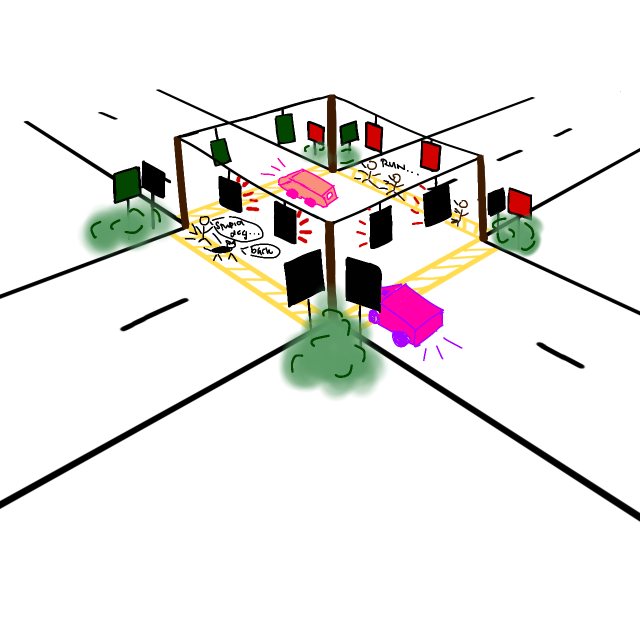
#> input picture state1.png, 1280 x 1280 px (shown at 1/2 size)
$ python traffic_light.py
#> lines starting #> are read from the running program, lines starting #| are printed output that depends on the picture
import cv2

state1 = cv2.imread("./state1.png")
#> state1 is the input picture: shape (1280, 1280, 3); mean B, G, R 231.6, 233.4, 235.3
state2 = cv2.imread("./state2.png")
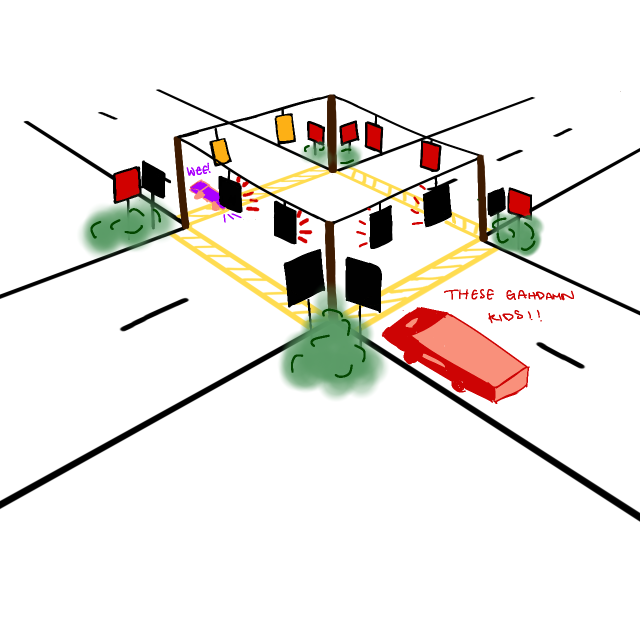
#> input picture state2.png, 1280 x 1280 px (shown at 1/2 size)
#> state2 is the input picture: shape (1280, 1280, 3); mean B, G, R 229.2, 232.9, 236.5
state3 = cv2.imread("./state3.png")
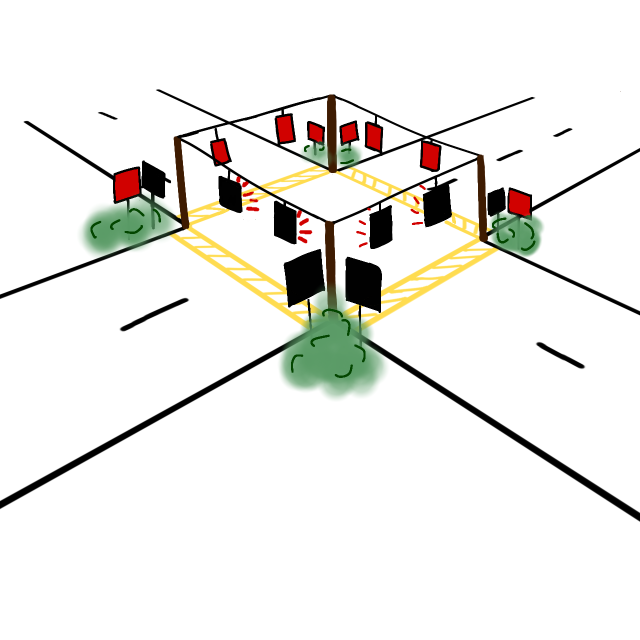
#> input picture state3.png, 1280 x 1280 px (shown at 1/2 size)
#> state3 is the input picture: shape (1280, 1280, 3); mean B, G, R 232.9, 236.5, 237.1
state4 = cv2.imread("./state4.png")
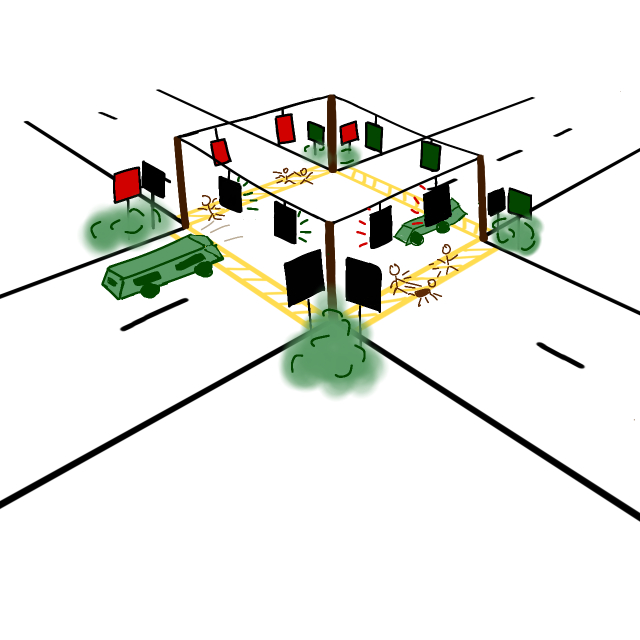
#> input picture state4.png, 1280 x 1280 px (shown at 1/2 size)
#> state4 is the input picture: shape (1280, 1280, 3); mean B, G, R 230.1, 234.6, 233.3
state5 = cv2.imread("./state5.png")
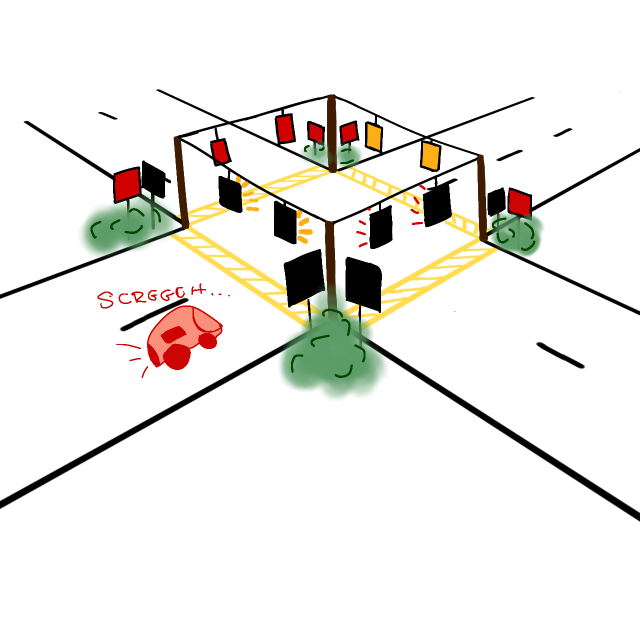
#> input picture state5.png, 1280 x 1280 px (shown at 1/2 size)
#> state5 is the input picture: shape (1280, 1280, 3); mean B, G, R 231.2, 235.2, 236.9
state6 = cv2.imread("./state3.png")

states = [state1, state2, state3, state4, state5, state6]
wait_times = [5000, 2000, 1000, 5000, 2000, 1000]

for _ in range(10):
    for state, wait_time in zip(states, wait_times):
        cv2.imshow('Traffic Light', state)
        key = cv2.waitKey(wait_time)
        if key == ord('q'):  #Press q to quit
            break
    else:
        continue
    break
#> this loop made 1 pass; (key q is pressed on pass 1)

cv2.destroyAllWindows()
